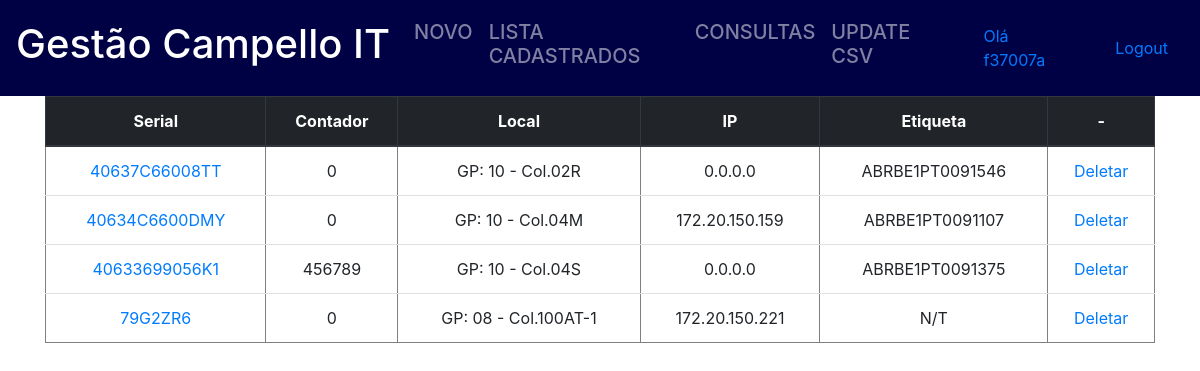
/printers/lista/ (signed in), run on an earlier commit of the app's database.
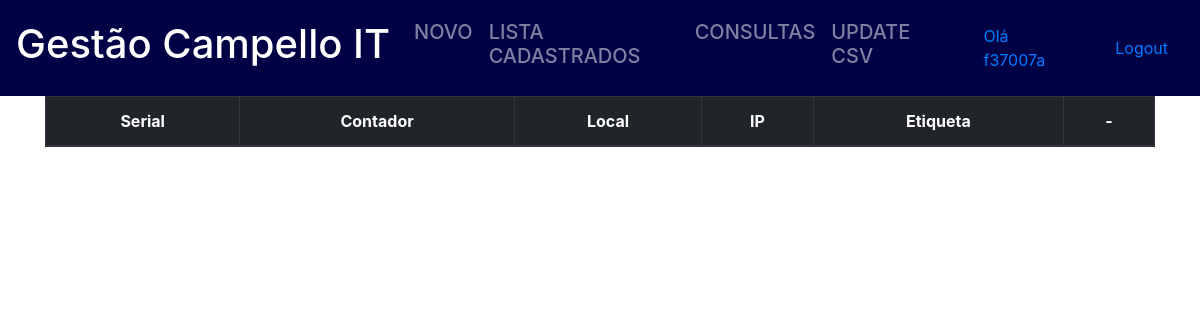
And on a later commit of the database.
### impressora/models.py (models this page shows, shortened)
class Printer(models.Model):
    serial = models.CharField(max_length=20, primary_key=True)
    ip = models.GenericIPAddressField()
    modelo = models.CharField(max_length=8)
    contador = models.IntegerField()
    etiqueta = models.CharField(max_length=15)
    galpao = models.CharField(max_length=2)
    coluna = models.CharField(max_length=20)
    status = models.CharField(max_length=30)

### impressora/views.py (the view)
# urls.py: path('lista/', consultaPrinter, name='consultaPrinter'),
@login_required
def consultaPrinter(request):#pega todos as impressoras listadas no banco de dados.
    printer = Printer.objects.all().order_by('coluna')
    return render(request, 'printer_list.html', {'printer': printer})

### impressora/templates/printer_list.html (shortened to what this page needs)
{% extends 'base.html' %}
{% block content %}
    <table border="1" class="table">
        <thead class="thead-dark">
        <th>Serial</th><th>Contador</th><th>Local</th><th>IP</th><th>Etiqueta</th><th>-</th>
            {% for printer in printer %}
            <tr>
                <td><a href="{% url 'atualizar' printer.serial %}">{{ printer.serial }}</a></td></td>
                <td>{{ printer.contador }}</td>
                <td >GP: {{ printer.galpao }} - Col.{{ printer.coluna }}</td>
                <td>{{ printer.ip }}</td>
                <td>{{ printer.etiqueta }}</td>
                <td><a href="{% url 'deletar' printer.serial %}">Deletar</a></td>
            </tr>
        </thead>
            {% endfor %}
    </table>
{% endblock content %}

### impressora/templates/base.html (shortened to what this page needs)
<!doctype html>
<html lang="pt">
<head>
    <link rel="stylesheet" href="/static/bootstrap.css">
</head>
<body>
    <nav class="navbar navbar-expand-lg navbar-dark " style="background-color : #000045; margin-bottom: 0%">
            <a class="navbar-brand" href="#"><h1>Gestão Campello IT</h1></a>
            <div class="collapse navbar-collapse" id="navbarSupportedContent">
                <ul class="navbar-nav mr-auto">
                <li class="nav-item">
                    <h5><a class="nav-link" href="/printers/novo/">NOVO</a></h5>
                </li>
                <li class="nav-item">
                    <h5><a class="nav-link" href="/printers/lista/">LISTA CADASTRADOS</a></h5>
                </li>
                        <li class="nav-item">
                    <h5><a class="nav-link" href="/printers/consulta/">CONSULTAS</a></h5>
                </li>
                        <li class="nav-item">
                    <h5><a class="nav-link" href="/printers/csv/">UPDATE CSV</a></h5>
                </li>
                </ul>
                {% if user.is_authenticated %}
                    <div class="nav-link">
                        <a class="nav-link" href="#">Olá {{ user.username }}</a>
                    </div>
                     <div class="nav-link">
                    <a href="/logout/">Logout</a>
                    </div>
                {% else %}
                    <div class="nav-link">
                    <a href="/login/">Login</a>
                    </div>
                {% endif %}
            </div>
    </nav>
            <div class="container">
                {% block content %}
                {% endblock %}
            </div>
</body>
</html>

What changed in the data, as far as the page shows it:
removed Printer: serial "40637C66008TT", contador "0", galpao "10", coluna "02R", ip "0.0.0.0", etiqueta "ABRBE1PT0091546"
removed Printer: serial "40634C6600DMY", contador "0", galpao "10", coluna "04M", ip "172.20.150.159", etiqueta "ABRBE1PT0091107"
removed Printer: serial "40633699056K1", contador "456789", galpao "10", coluna "04S", ip "0.0.0.0", etiqueta "ABRBE1PT0091375"
removed Printer: serial "79G2ZR6", contador "0", galpao "08", coluna "100AT-1", ip "172.20.150.221", etiqueta "N/T"
